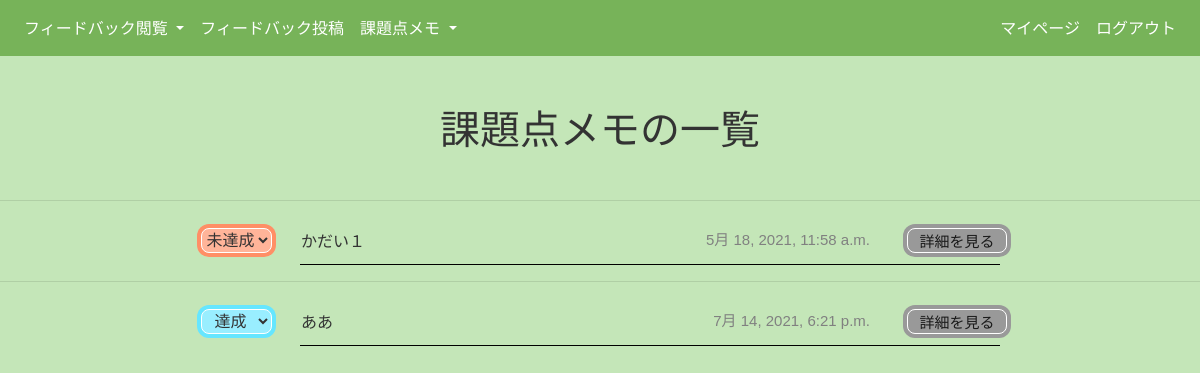
The page /memo/list/ (signed in) on the database its author committed.
### memo/models.py (models this page shows, shortened)
class Memo(models.Model):
    problem = models.CharField('課題点', max_length=50, blank=False)
    solution = models.CharField('改善案', max_length=500, blank=False )
    user_id = models.ForeignKey(CustomUser,on_delete=models.CASCADE)
    status = models.CharField("ステータス", max_length=10, choices=CHOICES, blank=False)
    created_at = models.DateTimeField('作成日時', auto_now_add=True)
    updated_at = models.DateTimeField('更新日時',auto_now=True)

### memo/views.py (the view, shortened to what this page needs)
# urls.py: path('list/', views.MemoListView.as_view(), name='list'),
class MemoListView(LoginRequiredMixin,generic.ListView):
    model = Memo
    def get_queryset(self, *args, **kwargs):
        object_list =Memo.objects.filter(user_id__id__exact = self.request.user.id)
        return object_list

### memo/templates/memo/memo_list.html (shortened to what this page needs)
{% extends 'base.html' %}
{% block content %}
<h1 align="center">課題点メモの一覧</h1>
<hr/>
<table border="0" align="center" class ="status_false_tabel">
  <tbody >
    {% for item in object_list %}
      {% if item.status == '未達成' %}
      <tr>
        <td class="memo_false_status">
          <form id="submit_form" method="post" >
            <select id="submit_select" name="{{item.id}}" onchange="submit(this.form)" class="memo_false_select">
              <option value="未達成">未達成</option>
            </select>
          </form>
        </td>
          <td class="list_titel">{{ item.problem | truncatechars:20}}</td>
          <td class="list_created">{{ item.created_at }}</td>
          <td class="list_detail"><a  href="{% url 'memo:detail' pk=item.id %}" class="button_None">詳細を見る</a></td>
      </tr>
      {% endif %}
    {% endfor %}
  </tbody>
</table>
<hr/>
<table border="0" align="center" class ="status_true_tabel">
  <tbody >
    {% for item in object_list %}
      {% if item.status == '達成' %}
      <tr>
          <td class="memo_true_status">
          <form id="submit_form" method="post" >
            <select  id="submit_select" name="{{item.id}}" onchange="submit(this.form)" class="memo_true_select">
              <option value="達成">達成</option>
            </select>
          </form>
          </td>
          <td class="list_titel">{{ item.problem | truncatechars:20}}</td>
          <td class="list_created">{{ item.created_at }}</td>
          <td class="list_detail"><a  href="{% url 'memo:detail' pk=item.id %}" class="button_None">詳細を見る</a></td>
      </tr>
      {% endif %}
    {% endfor %}
  </tbody>
</table>
{%endblock%}

### static/style.css (style rules this page uses)
body { background-color: #c4e6b8; color: #333333; }
h1 { text-align: center; padding-top: 50px; padding-bottom: 30px; }
table { margin-left: auto; margin-right: auto; }
.status_false_tabel { width: 800px; border-bottom: #999999; }
.status_true_tabel { width: 800px; border-bottom: #999999; }
.list_created { font-family: sans-serif; font-size: 15px; color: #808080; }
.list_detail a { width:100px; height:25px; margin: 6px; text-align: center; line-height:25px; display:block; text-decoration: none; background: #999999; text-align:center; border:1px solid #FFFFFF; color:#1a1a1a; font-size:15px; font-family: sans-serif; border-radius:8px; -webkit-border-radius:8px; -moz-border-radius:8px; box-shadow:0px 0px 0px 4px #999999 ; transition: all 0.5s ease; }

### memo/templates/memo/memo_list.html (style rules this page uses)
.status_false_tabel, .status_true_tabel { border-collapse: collapse; table-layout: fixed; }
.status_false_tabel th, .status_false_tabel td, .status_true_tabel th, .status_true_tabel td { padding-top: 5px; padding-bottom: 5px; }
.list_titel { border-bottom: 1px solid black; width: 400px; text-align: left; }
.list_created { border-bottom: 1px solid black; width: 200px; padding-right: 30px; text-align: right; }
.list_detail { border-bottom: 1px solid black; text-align: right; padding-right: 20px; }
.memo_false_status, .memo_true_status { padding-right: 20px; }
.memo_false_select { width:71px; height:25px; text-align: center; line-height:40px; display:block; text-decoration: none; background: #ffb499; text-align:center; border:1px solid #FFFFFF; color:#333333; font: size 15px; font-family: sans-serif; border-radius:8px; -webkit-border-radius:8px; -moz-border-radius:8px; box-shadow:0px 0px 0px 4px #ff8f66; transition: all 0.5s ease; }
option { background:#FFFFFF; }
.memo_true_select { width:71px; height:25px; text-align: center; line-height:40px; display:block; text-decoration: none; background: #99eeff; text-align:center; border:1px solid #FFFFFF; color:#333333; font: size 15px; font-family: sans-serif; border-radius:8px; -webkit-border-radius:8px; -moz-border-radius:8px; box-shadow:0px 0px 0px 4px #66e6ff; transition: all 0.5s ease; }

### rows shown on the page
Memo: id "未達成", problem "かだい１", created_at "5月 18, 2021, 11:58 a.m."
Memo: id "達成", problem "ああ", created_at "7月 14, 2021, 6:21 p.m."
